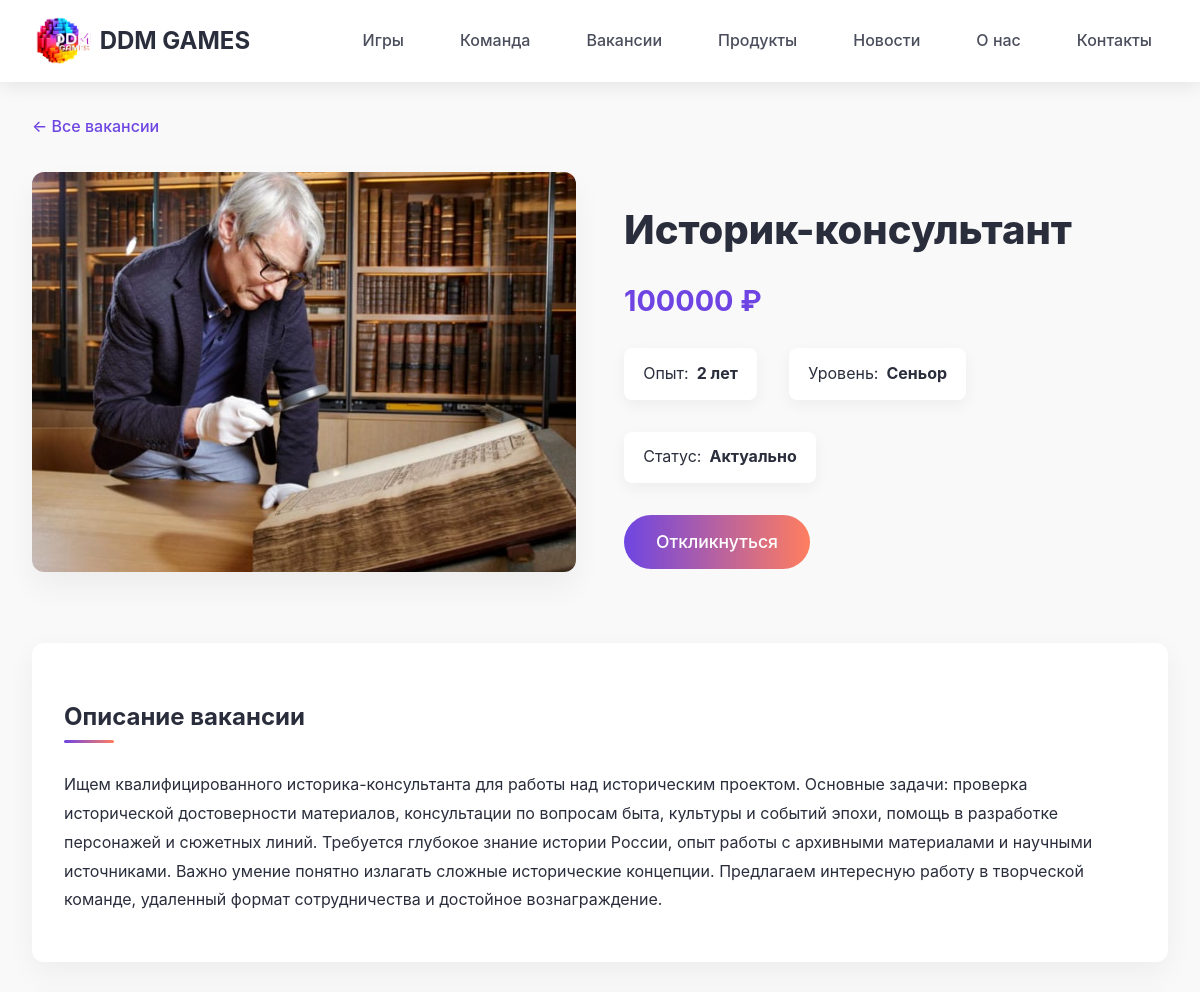
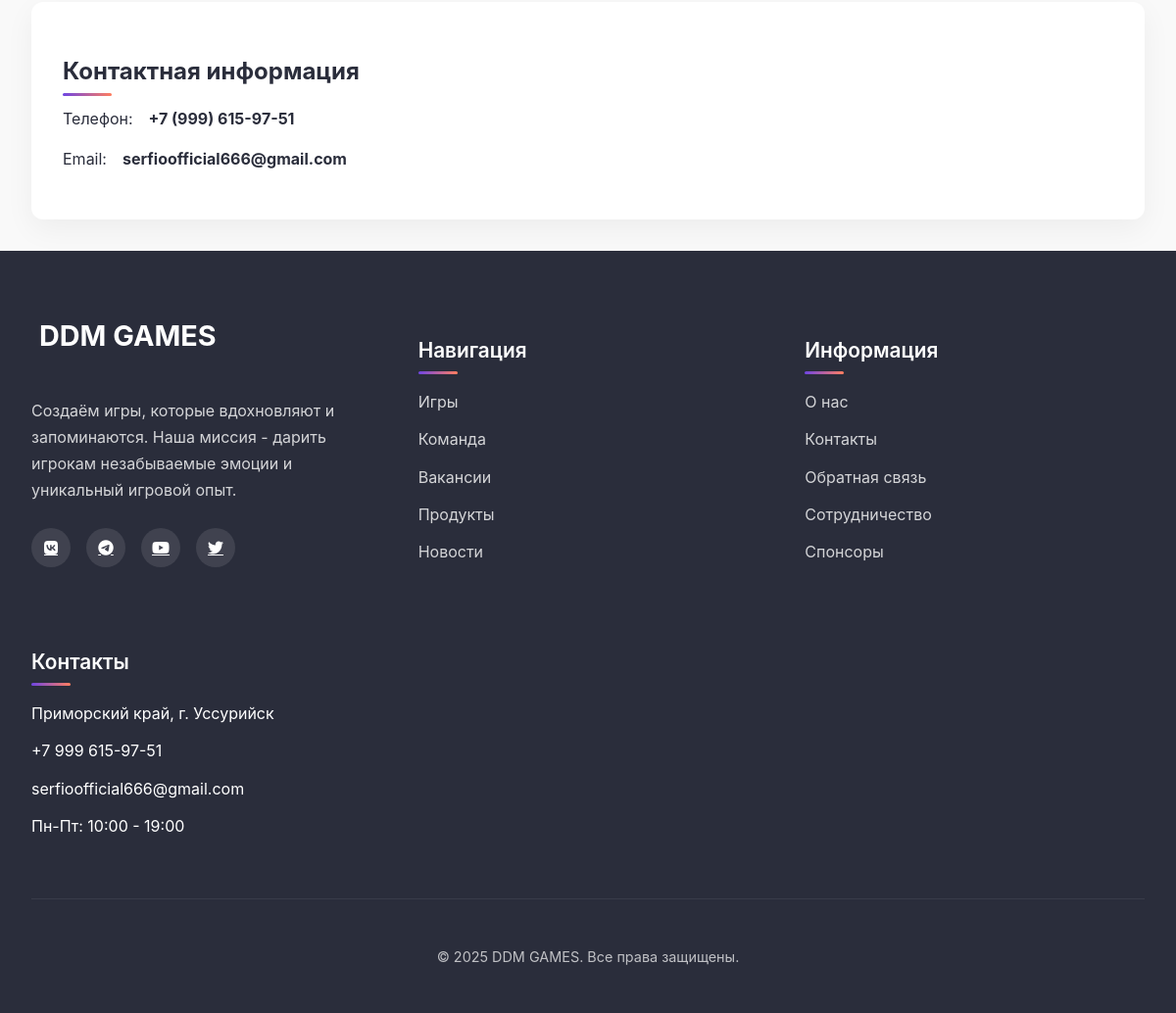
The page /vacancies/1/ on the database its author committed (2 pictures, top to bottom).
### core/models.py (models this page shows, shortened)
class Vacancy(models.Model):
    title = models.CharField(blank=False, max_length=255)
    text = models.TextField(max_length=2000, blank=False)
    experience = models.IntegerField(blank=False)
    price = models.IntegerField(blank=False)
    experience_level = models.CharField(choices=EXPERIENCE_LEVEL_CHOICES, default="JUNIOR", max_length=20)
    is_actual = models.CharField(choices=RELEVANCE_CHOICES, max_length=15, default="DRAFT")
    photo1 = models.ImageField(null=False, blank=False)
    photo2 = models.ImageField(null=True, blank=True)
    phone = models.CharField(blank=False)
    email = models.EmailField(blank=False, max_length=100)
    @property
    def full_phone(self):
        cleaned_phone = self.phone
        return f"+7 ({cleaned_phone[1:4]}) {cleaned_phone[4:7]}-{cleaned_phone[7:9]}-{cleaned_phone[9:]}"

### core/views.py (the view)
# urls.py: path('vacancies/<int:pk>/', views.VacancyDetailView.as_view(), name='vacancy_detail'),
class VacancyDetailView(DetailView):
    model = Vacancy
    template_name = 'vacancies/detail.html'
    context_object_name = 'vacancy'

### templates/vacancies/detail.html (shortened to what this page needs)
<!DOCTYPE html>
{% extends 'base.html' %}
    {% block content %}
</head>
<body>
    <div class="container">
        <a href="{% url 'vacancies_list' %}" class="back-link">
            ← Все вакансии
        </a>
        <div class="vacancy-header">
            <div class="vacancy-images">
                {% if vacancy.photo1 %}
                <img src="{{ vacancy.photo1.url }}" alt="{{ vacancy.title }}" class="vacancy-main-image">
                {% endif %}
            </div>
            <div class="vacancy-info">
                <h1 class="vacancy-title">{{ vacancy.title }}</h1>
                <div class="vacancy-price">{{ vacancy.price }} ₽</div>
                <div class="vacancy-meta">
                    <div class="meta-item">
                        <span>Опыт:</span>
                        <strong>{{ vacancy.experience }} лет</strong>
                    </div>
                    <div class="meta-item">
                        <span>Уровень:</span>
                        <strong>{{ vacancy.get_experience_level_display }}</strong>
                    </div>
                    <div class="meta-item">
                        <span>Статус:</span>
                        <strong>{{ vacancy.get_is_actual_display }}</strong>
                    </div>
                </div>
                <div class="vacancy-actions">
                    <a href="{% url 'contacts' %}" class="btn">Откликнуться</a>
                </div>
            </div>
        </div>
        <div class="vacancy-description">
            <h2 class="section-title">Описание вакансии</h2>
            <p>{{ vacancy.text }}</p>
        </div>
        <div class="contact-info">
            <h2 class="section-title">Контактная информация</h2>
            <div class="contact-item">
                <span>Телефон:</span>
                <strong>{{ vacancy.full_phone }}</strong>
            </div>
            <div class="contact-item">
                <span>Email:</span>
                <strong>{{ vacancy.email }}</strong>
            </div>
        </div>
    </div>
{% endblock %}

### templates/base.html (style rules this page uses)
:root { --primary: #6e45e2; --primary-light: #9d8aee; --secondary: #88d3ce; --dark: #2a2d3b; --dark-light: #4a4d5b; --light: #f9f9f9; --accent: #ff7e5f; --accent-light: #ff9e85; }
body { font-family: 'Inter', sans-serif; background-color: var(--light); color: var(--dark); margin: 0; padding: 0; line-height: 1.8; }

### templates/vacancies/detail.html (style rules this page uses)
:root { --primary: #6e45e2; --secondary: #88d3ce; --dark: #2a2d3b; --light: #f9f9f9; --accent: #ff7e5f; }
body { font-family: 'Inter', sans-serif; background-color: var(--light); color: var(--dark); margin: 0; padding: 0; line-height: 1.6; }
.container { max-width: 1200px; margin: 0 auto; padding: 2rem; }
.back-link { display: inline-flex; align-items: center; gap: 0.5rem; color: var(--primary); text-decoration: none; font-weight: 500; transition: all 0.3s ease; margin-bottom: 2rem; }
.vacancy-header { display: flex; gap: 3rem; margin-bottom: 3rem; }
.vacancy-images { flex: 1; }
.vacancy-main-image { width: 100%; height: 400px; object-fit: cover; border-radius: 12px; background: white; box-shadow: 0 15px 30px rgba(0, 0, 0, 0.05); margin-bottom: 1rem; }
.vacancy-info { flex: 1; }
.vacancy-title { font-size: 2.5rem; margin-bottom: 1rem; font-weight: 800; }
.vacancy-price { font-size: 1.8rem; font-weight: 700; color: var(--primary); margin-bottom: 1.5rem; }
.vacancy-meta { display: flex; flex-wrap: wrap; gap: 2rem; margin-bottom: 2rem; }
.meta-item { display: flex; align-items: center; gap: 0.5rem; background: white; padding: 0.8rem 1.2rem; border-radius: 8px; box-shadow: 0 5px 15px rgba(0, 0, 0, 0.05); }
.btn { display: inline-block; background: linear-gradient(to right, var(--primary), var(--accent)); color: white; padding: 0.8rem 2rem; border-radius: 50px; text-decoration: none; font-weight: 500; transition: all 0.3s ease; font-size: 1.1rem; margin-right: 1rem; }
.vacancy-description { background: white; padding: 2rem; border-radius: 12px; box-shadow: 0 10px 30px rgba(0, 0, 0, 0.05); margin-top: 2rem; line-height: 1.8; }
.section-title { font-size: 1.5rem; margin-bottom: 1rem; position: relative; display: inline-block; }
.section-title::after { content: ''; position: absolute; bottom: -5px; left: 0; width: 50px; height: 3px; background: linear-gradient(to right, var(--primary), var(--accent)); border-radius: 3px; }
.contact-info { background: white; padding: 2rem; border-radius: 12px; box-shadow: 0 10px 30px rgba(0, 0, 0, 0.05); margin-top: 2rem; }
.contact-item { display: flex; align-items: center; gap: 1rem; margin-bottom: 1rem; }

### rows shown on the page
Vacancy: photo1 (picture), title "Историк-консультант", price "100000", experience "2", experience_level "Сеньор", is_actual "Актуально", text "Ищем квалифицированного историка-консультанта для работы над историческим проектом. Основные задачи: проверка исторической достоверности материалов, консультации по вопросам быта, культуры и событий эпохи, помощь в разработке персонажей и сюжетных линий. Требуется глубокое знание истории России, опыт работы с архивными материалами и научными источниками. Важно умение понятно излагать сложные исторические концепции. Предлагаем интересную работу в творческой команде, удаленный формат сотрудничества и достойное вознаграждение.", full_phone "+7 (999) 615-97-51", email "serfioofficial666@gmail.com"
